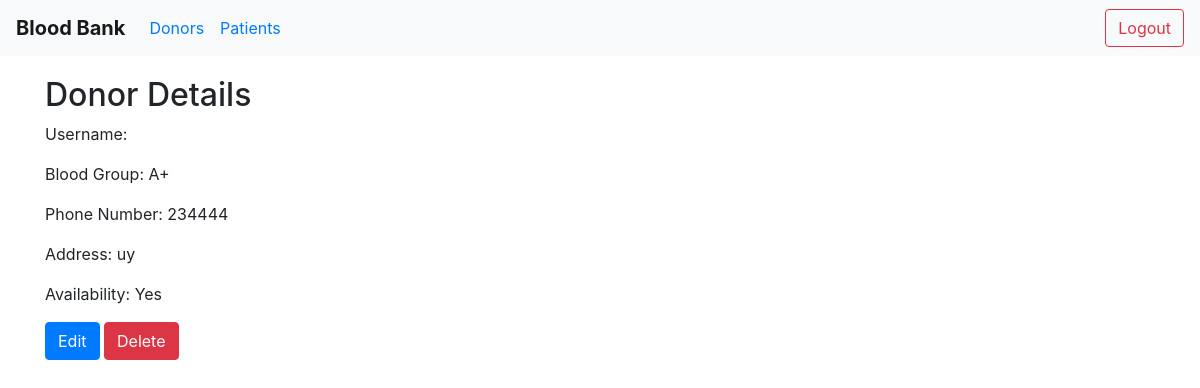
Page /donor/donors/2/ (signed in) on the committed database.
### donors/models.py (models this page shows, shortened)
class Donor(models.Model):
    name = models.CharField(max_length=100, default='')
    blood_group = models.CharField(max_length=3, choices=BLOOD_GROUP_CHOICES)
    phone_number = models.CharField(max_length=15, default='')
    address = models.CharField(max_length=15, default='')
    availability = models.BooleanField(default=True)

### donors/views.py (the view)
# urls.py: path('donors/<int:pk>/', DonorDetailView.as_view(), name='donor_detail'),
class DonorDetailView(LoginRequiredMixin, DetailView):
    model = Donor
    template_name = 'donors/donor_detail.html'
    context_object_name = 'donor'

### templates/donors/donor_detail.html
{% extends 'base.html' %}
{% block content %}
<h2>Donor Details</h2>
<p>Username: {{ donor.user.username }}</p>
<p>Blood Group: {{ donor.blood_group }}</p>
<p>Phone Number: {{ donor.phone_number }}</p>
<p>Address: {{ donor.address }}</p>
<p>Availability: {{ donor.availability|yesno:"Yes,No" }}</p>
<a href="{% url 'donor_update' donor.pk %}" class="btn btn-primary">Edit</a>
<a href="{% url 'donor_delete' donor.pk %}" class="btn btn-danger">Delete</a>
{% endblock %}

### static/css/custom.css (style rules this page uses)
body { padding-top: 56px; }

### rows in the picture
Donor: blood_group "A+", phone_number "234444", address "uy", availability "Yes"
